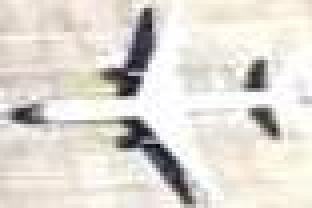
#> input picture HOG/sample/sample_img/111.jpg, 78 x 52 px, given in place of 1.jpg, which was not available (shown 4 times larger)
$ python feature_computev3.0.py
#> lines starting #> are read from the running program, lines starting #| are printed output that depends on the picture; pictures that were not available may be replaced by others from this repository, and a replacement may not be noted
#!/usr/bin/env python3
# -*- coding: utf-8 -*-
"""
Created on Sat Apr 20 12:24:10 2019

@author: anlimo1510
"""
from skimage.feature import hog
import os
import cv2
import numpy as np

fds = []

ff = open('sample.txt','r')
#> (reads HOG/feature_compute/sample.txt from the repository)
for line in ff.readlines():
    lineArray = line.strip().split(' ')
    img_index = lineArray[0]
    label = lineArray[1]
    width = int(lineArray[6])
    height = int(lineArray[7])
    img_path = os.path.join('/home/anlimo1510/projects/HOG/sample/sample_img/{}.jpg'.format(img_index))
    img = cv2.imread(img_path, cv2.IMREAD_GRAYSCALE)
#> img: shape (52, 78); min 8, max 255, mean 219.2
    img_resize = cv2.resize(img, (48,60))
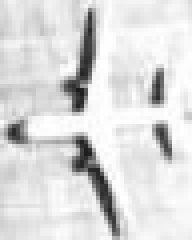
#> img_resize: shape (60, 48) (shown 4 times larger); min 27, max 255, mean 219.1
    fd = hog(img_resize,
             orientations=9,
             pixels_per_cell=(8,8),
             cells_per_block=(2,2),
             visualise=False)
#> fd = 1080 values, max 0.51 at index 1015, min 0 at index 3, mean 0.126
    # [4 lines of commented-out code are left out]
    fds.append(fd)
#> pass 2 of the loop `for line in ff.readlines():`:
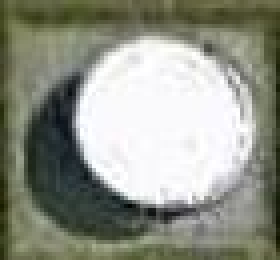
#> input picture HOG/sample/sample_img/1135.jpg, 70 x 65 px, given in place of 2.jpg, which was not available (shown 4 times larger)
#> `img = cv2.imread(img_path, cv2.IMREAD_GRAYSCALE)`:
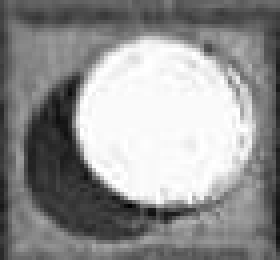
#> img: shape (65, 70) (shown 4 times larger); min 0, max 255, mean 146
#> `img_resize = cv2.resize(img, (48,60))`:
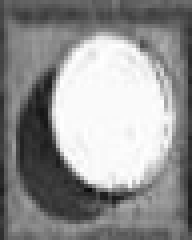
#> img_resize: shape (60, 48) (shown 4 times larger); min 10, max 255, mean 145.7
#> fd = 1080 values, max 0.475 at index 576, min 0 at index 17, mean 0.111
#> (the run stopped early here; a loop or call above may not have finished)
